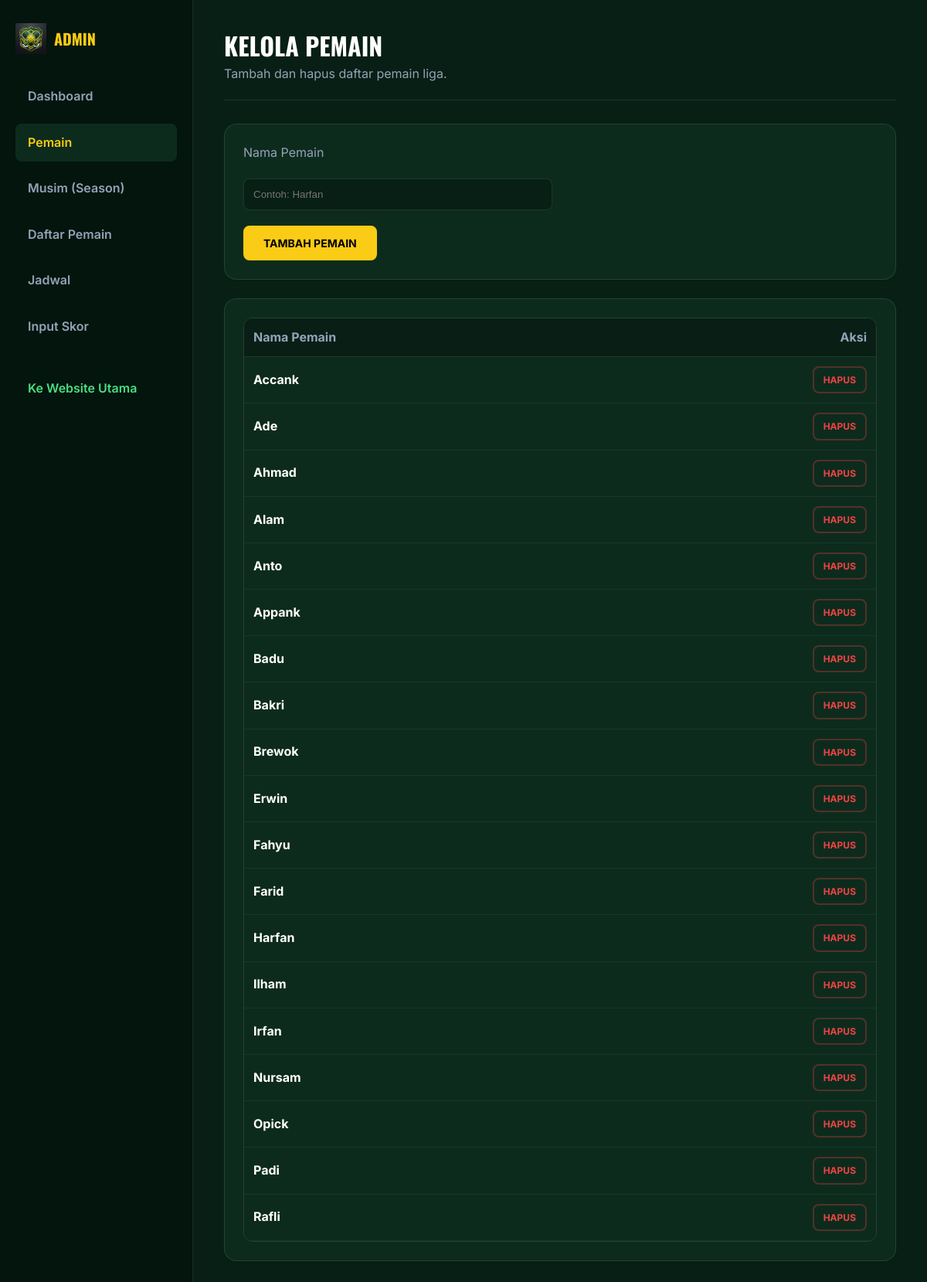
The app's page /admin/players.php with its own data.
### tables this page shows
CREATE TABLE IF NOT EXISTS `players` (
  `id` int NOT NULL AUTO_INCREMENT,
  `name` varchar(100) NOT NULL,
  `created_at` timestamp NULL DEFAULT CURRENT_TIMESTAMP,
  PRIMARY KEY (`id`)
);

### includes/functions.php (called while the page is built, shortened)
<?php
function e($value) {
    return htmlspecialchars((string)$value, ENT_QUOTES, 'UTF-8');
}
?>

### admin/players.php (the view, shortened to what this page needs)
<?php
require '../config/db.php';
require '../includes/functions.php';
$players = $pdo->query("SELECT * FROM players ORDER BY name ASC")->fetchAll();
include 'includes/header.php';
?>
<div class="admin-header">
  <div>
    <h1>Kelola Pemain</h1>
    <p style="color: var(--color-text-muted); margin-top: 5px;">Tambah dan hapus daftar pemain liga.</p>
  </div>
</div>
<div class="admin-card">
  <form method="post" style="max-width: 400px;">
    <div class="form-row">
      <label style="display: block; margin-bottom: 8px; color: var(--color-text-muted);">Nama Pemain</label>
      <input name="name" required placeholder="Contoh: Harfan" style="background: var(--color-bg-dark); border: 1px solid var(--color-border); color: white; padding: 12px; border-radius: 8px; width: 100%;">
    </div>
    <div style="margin-top: 20px;">
      <button class="btn btn-primary">Tambah Pemain</button>
    </div>
  </form>
</div>
<div class="admin-card">
  <div class="table-wrap">
    <table style="width: 100%; border-collapse: collapse;">
      <thead>
        <tr>
          <th style="text-align: left; padding: 12px; border-bottom: 1px solid var(--color-border); color: var(--color-text-muted);">Nama Pemain</th>
          <th style="text-align: right; padding: 12px; border-bottom: 1px solid var(--color-border); color: var(--color-text-muted);">Aksi</th>
        </tr>
      </thead>
      <tbody>
        <?php foreach($players as $p): ?>
        <tr>
          <td style="padding: 12px; border-bottom: 1px solid rgba(255,255,255,0.05);"><strong><?= e($p['name']) ?></strong></td>
          <td style="padding: 12px; border-bottom: 1px solid rgba(255,255,255,0.05); text-align: right;">
            <a class="btn btn-outline" style="color: #ef4444; border-color: rgba(239,68,68,0.3); padding: 6px 12px; font-size: 12px;" onclick="return confirm('Yakin ingin menghapus pemain ini?')" href="?delete=<?= $p['id'] ?>">Hapus</a>
          </td>
        </tr>
        <?php endforeach; ?>
      </tbody>
    </table>
  </div>
</div>
<?php include 'includes/footer.php'; ?>

### assets/css/style.css (style rules this page uses)
:root { --color-primary: #facc15; --color-primary-dark: #eab308; --color-bg-dark: #071f14; --color-bg-light: #0d2b1d; --color-bg-card: rgba(255, 255, 255, 0.05); --color-text-main: #ffffff; --color-text-muted: #94a3b8; --color-text-green: #4ade80; --color-border: rgba(255, 255, 255, 0.1); --font-heading: 'Oswald', sans-serif; --font-body: 'Inter', sans-serif; }
* { box-sizing: border-box; margin: 0; padding: 0; }
body { font-family: var(--font-body); background-color: var(--color-bg-dark); color: var(--color-text-main); line-height: 1.6; }
h1, h2, h3, h4, h5, h6 { font-family: var(--font-heading); text-transform: uppercase; line-height: 1.2; }
a { text-decoration: none; color: inherit; }
.btn { display: inline-flex; align-items: center; gap: 8px; padding: 12px 24px; border-radius: 8px; font-weight: 700; font-size: 14px; text-transform: uppercase; cursor: pointer; transition: all 0.3s ease; font-family: var(--font-body); }
.btn-primary { background: var(--color-primary); color: #000; border: 2px solid var(--color-primary); }
.btn-outline { background: transparent; color: var(--color-text-main); border: 2px solid var(--color-border); }
.table-wrap { overflow: auto; border-radius: 12px; border: 1px solid var(--color-border); }
table { width: 100%; border-collapse: collapse; background: var(--color-bg-light); }
th { background: rgba(0,0,0,0.3); color: var(--color-primary); text-align: left; padding: 14px; }
td { padding: 13px 14px; border-top: 1px solid rgba(255,255,255,.05); }
.form-row { display: grid; gap: 12px; margin-bottom: 14px; }
input, select { width: 100%; padding: 12px; border-radius: 8px; border: 1px solid var(--color-border); background: var(--color-bg-dark); color: white; }

### admin/includes/header.php (style rules this page uses)
body.admin-body { display: flex; min-height: 100vh; margin: 0; background-color: var(--color-bg-dark); }
.admin-header { margin-bottom: 30px; padding-bottom: 20px; border-bottom: 1px solid var(--color-border); display: flex; justify-content: space-between; align-items: center; }
.admin-header h1 { font-size: 32px; margin: 0; }
.admin-card { background: var(--color-bg-light); border: 1px solid var(--color-border); border-radius: 16px; padding: 24px; margin-bottom: 24px; }

### records on screen
players: name "Accank"
players: name "Ade"
players: name "Ahmad"
players: name "Alam"
players: name "Anto"
players: name "Appank"
players: name "Badu"
players: name "Bakri"
players: name "Brewok"
players: name "Erwin"
players: name "Fahyu"
players: name "Farid"
players: name "Harfan"
players: name "Ilham"
players: name "Irfan"
players: name "Nursam"
players: name "Opick"
players: name "Padi"
players: name "Rafli"
